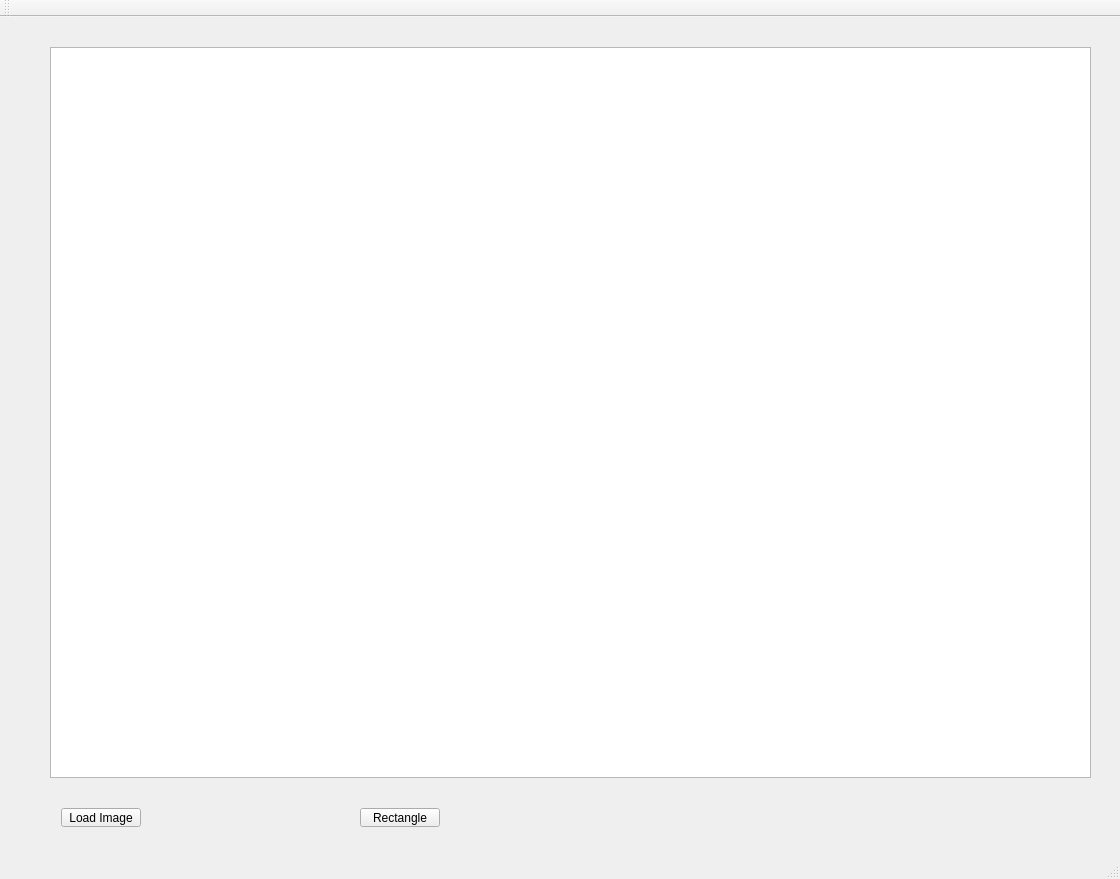
<?xml version="1.0" encoding="UTF-8"?>
<ui version="4.0">
 <class>MainWindow</class>
 <widget class="QMainWindow" name="MainWindow">
  <property name="geometry">
   <rect>
    <x>0</x>
    <y>0</y>
    <width>1120</width>
    <height>879</height>
   </rect>
  </property>
  <property name="windowTitle">
   <string>MainWindow</string>
  </property>
  <widget class="QWidget" name="centralWidget">
   <widget class="QGraphicsView" name="graphicsView">
    <property name="geometry">
     <rect>
      <x>50</x>
      <y>30</y>
      <width>1041</width>
      <height>731</height>
     </rect>
    </property>
   </widget>
   <widget class="QWidget" name="">
    <property name="geometry">
     <rect>
      <x>50</x>
      <y>780</y>
      <width>401</width>
      <height>41</height>
     </rect>
    </property>
    <layout class="QHBoxLayout" name="horizontalLayout">
     <item>
      <widget class="QPushButton" name="PB__Load_Image">
       <property name="text">
        <string>Load Image</string>
       </property>
      </widget>
     </item>
     <item>
      <spacer name="horizontalSpacer">
       <property name="orientation">
        <enum>Qt::Horizontal</enum>
       </property>
       <property name="sizeHint" stdset="0">
        <size>
         <width>40</width>
         <height>20</height>
        </size>
       </property>
      </spacer>
     </item>
     <item>
      <widget class="QPushButton" name="PB_Rect">
       <property name="text">
        <string>Rectangle</string>
       </property>
      </widget>
     </item>
    </layout>
   </widget>
  </widget>
  <widget class="QMenuBar" name="menuBar">
   <property name="geometry">
    <rect>
     <x>0</x>
     <y>0</y>
     <width>1120</width>
     <height>21</height>
    </rect>
   </property>
  </widget>
  <widget class="QToolBar" name="mainToolBar">
   <attribute name="toolBarArea">
    <enum>TopToolBarArea</enum>
   </attribute>
   <attribute name="toolBarBreak">
    <bool>false</bool>
   </attribute>
  </widget>
  <widget class="QStatusBar" name="statusBar"/>
 </widget>
 <layoutdefault spacing="6" margin="11"/>
 <resources/>
 <connections/>
</ui>
